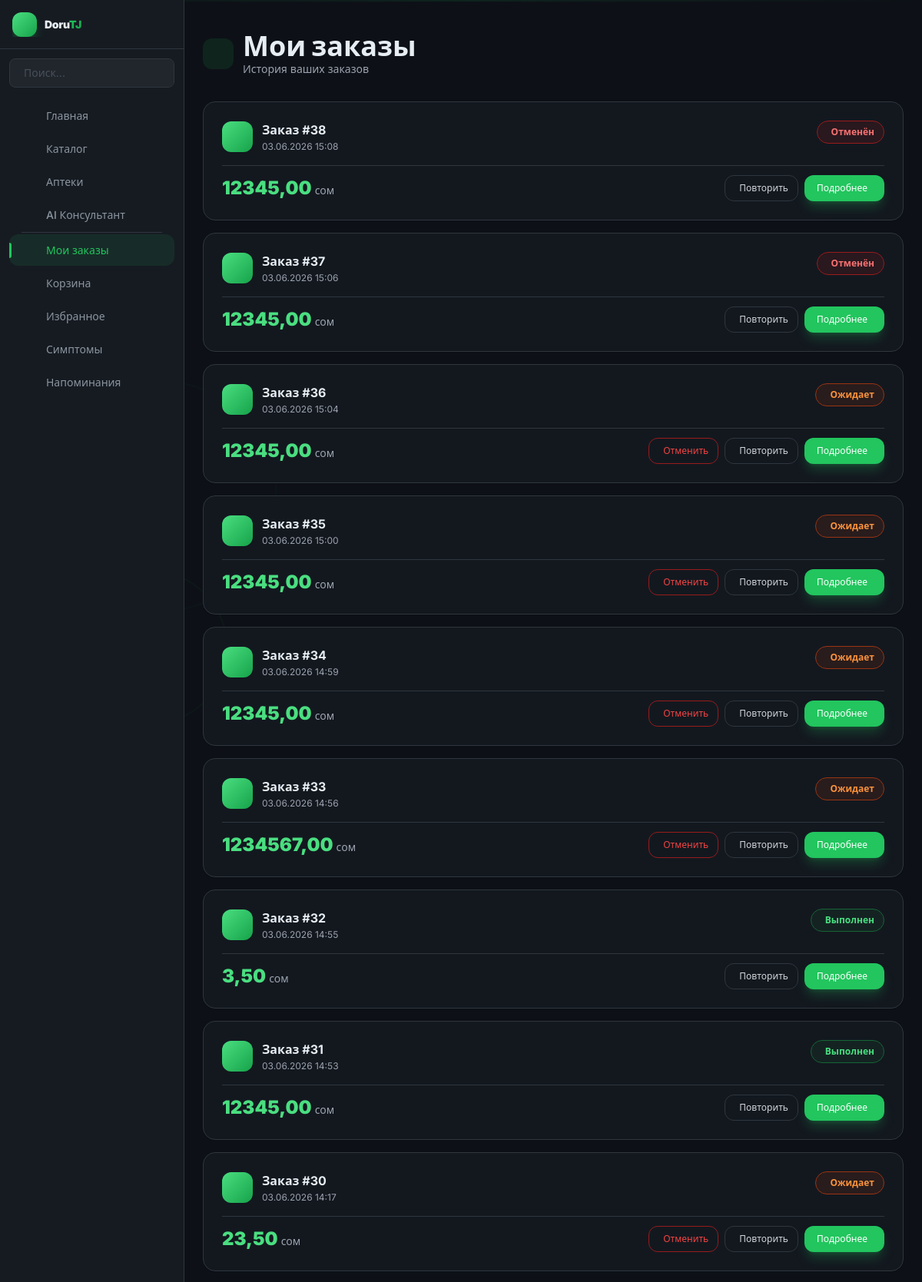
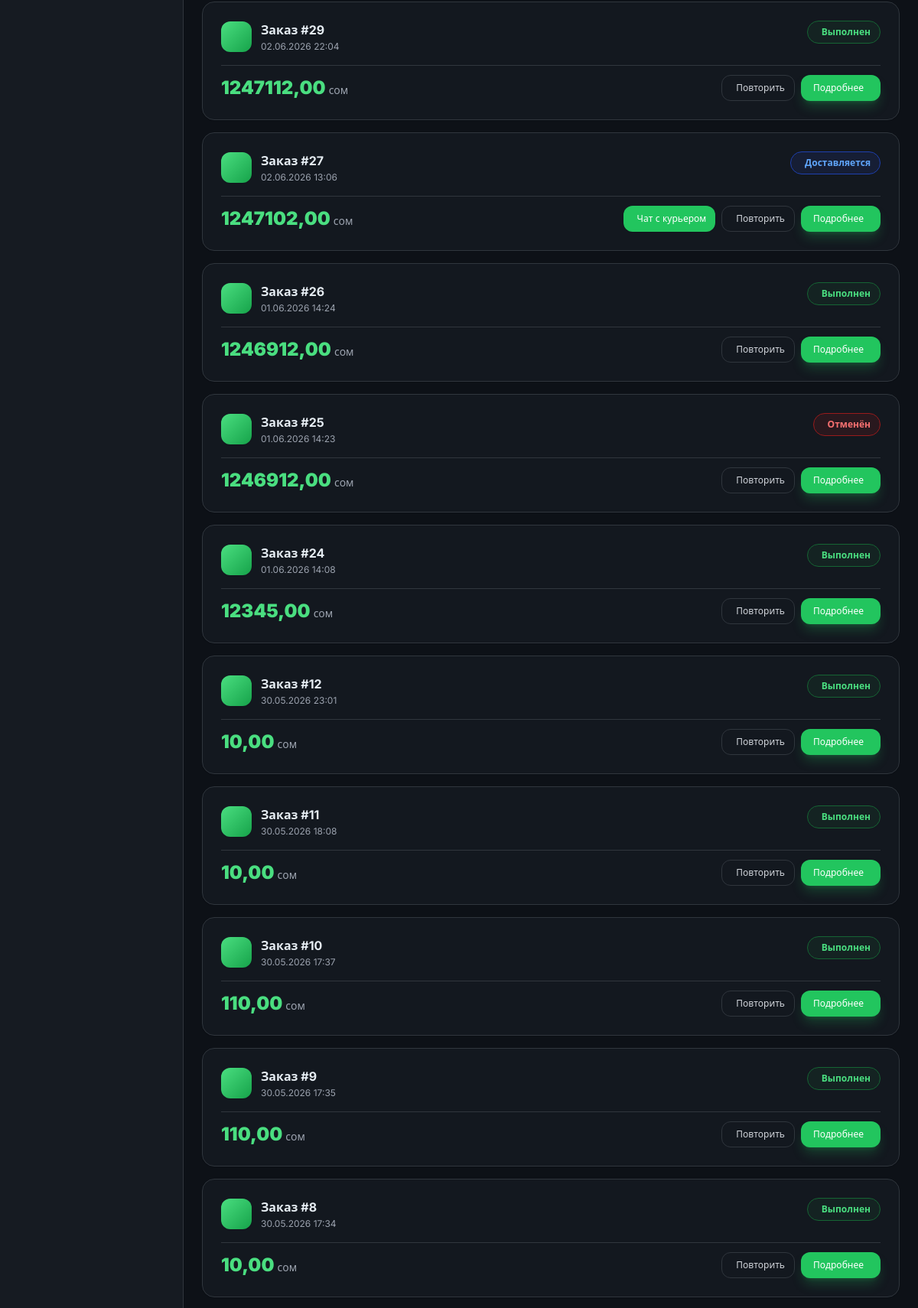
/orders/my-orders/ (signed in, upper part), run on the app's committed database (2 pictures, top to bottom).
### orders/models.py (models this page shows, shortened)
class Order(models.Model):
    STATUS_CHOICES = [
        ('pending', 'Ожидает'),
        ('confirmed', 'Подтверждён'),
        ('delivering', 'Доставляется'),
        ('done', 'Выполнен'),
        ('cancelled', 'Отменён'),
    ]
    PAYMENT_CHOICES = [
        ('cash', 'Наличными'),
        ('card', 'Картой'),
    ]
    user = models.ForeignKey(settings.AUTH_USER_MODEL, on_delete=models.CASCADE)
    address = models.TextField()
    status = models.CharField(max_length=20, choices=STATUS_CHOICES, default='pending')
    total = models.DecimalField(max_digits=10, decimal_places=2)
    prescription = models.ImageField(upload_to='prescriptions/', blank=True, null=True)
    created_at = models.DateTimeField(auto_now_add=True)
    courier_token = models.CharField(max_length=64, blank=True)
    payment_method = models.CharField(
        max_length=10,
        choices=PAYMENT_CHOICES,
        default='cash'
    )

### orders/views.py (the view)
# urls.py: path('my-orders/', views.my_orders, name='my_orders'),
@login_required
def my_orders(request):
    orders = Order.objects.filter(
        user=request.user
    ).order_by('-created_at')
    return render(request, 'my_orders.html', {'orders': orders})

### accounts/backend.py (called while the page is built)
    def get_user(self, user_id):
        try:
            return User.objects.get(pk=user_id)
        except User.DoesNotExist:
            return None

### server/context_processors.py (called while the page is built)
def mobile_nav_items(request):
    if request.user.is_authenticated and not request.user.is_courier and not request.user.is_manager:
        items = [
            {'url': reverse('catalog'), 'icon': 'ti ti-pill', 'label': _('Каталог')},
            {'url': reverse('pharmacy_list'), 'icon': 'ti ti-building-hospital', 'label': _('Аптеки')},
            {'url': reverse('consultant'), 'icon': 'ti ti-robot', 'label': _('AI Консультант')},
            {'url': reverse('my_orders'), 'icon': 'ti ti-package', 'label': _('Заказы')},
            {'url': reverse('favorites'), 'icon': 'ti ti-star', 'label': _('Избранное')},
            {'url': reverse('symptom_search'), 'icon': 'ti ti-stethoscope', 'label': _('Симптомы')},
            {'url': reverse('reminders'), 'icon': 'ti ti-bell-plus', 'label': _('Напоминания')},
        ]
        return {'mobile_nav_items': items}
    return {}

### templates/my_orders.html (shortened to what this page needs)
{% extends 'base.html' %}
{% load i18n %}
{% block content %}
<div class="flex items-center gap-3 mb-8">
  <div class="w-10 h-10 bg-brand-50 dark:bg-brand-900/30 rounded-xl flex items-center justify-center">
  </div>
  <div>
    <h1 class="text-3xl md:text-4xl font-black text-gray-900 dark:text-white">{% trans 'Мои заказы' %}</h1>
    <p class="text-gray-400 text-sm">{% trans 'История ваших заказов' %}</p>
  </div>
</div>
{% for order in orders %}
<div class="bg-white/80 dark:bg-[#161b22]/80 backdrop-blur-sm rounded-2xl border border-gray-200 dark:border-[#30363d] p-5 md:p-6 mb-4 shadow-sm card-lift hover:border-brand-400/30 dark:hover:border-brand-500/30 transition-all">
  <div class="flex items-start justify-between mb-4 gap-3">
    <div class="flex items-center gap-3">
      <div class="w-10 h-10 bg-gradient-to-br from-brand-400 to-brand-600 rounded-xl flex items-center justify-center text-white text-sm font-bold shadow-sm flex-shrink-0">
      </div>
      <div>
        <h3 class="font-bold text-gray-900 dark:text-white">{% trans 'Заказ' %} #{{ order.pk }}</h3>
        <p class="text-gray-400 text-xs mt-0.5">{{ order.created_at|date:"d.m.Y H:i" }}</p>
      </div>
    </div>
    <span class="shrink-0 px-3 py-1.5 rounded-full text-xs font-semibold flex items-center gap-1.5
      {% if order.status == 'done' %}bg-green-50 dark:bg-green-900/20 text-green-700 dark:text-green-400 border border-green-200 dark:border-green-800
      {% elif order.status == 'cancelled' %}bg-red-50 dark:bg-red-900/20 text-red-600 dark:text-red-400 border border-red-200 dark:border-red-800
      {% elif order.status == 'delivering' %}bg-blue-50 dark:bg-blue-900/20 text-blue-700 dark:text-blue-400 border border-blue-200 dark:border-blue-800
      {% else %}bg-orange-50 dark:bg-orange-900/20 text-orange-600 dark:text-orange-400 border border-orange-200 dark:border-orange-800{% endif %}">
      {{ order.get_status_display }}
    </span>
  </div>
  <div class="flex flex-col sm:flex-row sm:items-center sm:justify-between gap-3 pt-3 border-t border-gray-100 dark:border-[#30363d]">
    <div class="flex items-baseline gap-1">
      <span class="text-2xl font-black text-brand-600 dark:text-brand-400">{{ order.total }}</span>
      <span class="text-gray-400 text-sm">{% trans 'сом' %}</span>
    </div>
    <div class="flex flex-wrap gap-2">
      {% if order.status == 'pending' %}
      <a href="{% url 'cancel_order' order.pk %}"
         class="flex items-center gap-1.5 text-xs text-red-500 border border-red-200 dark:border-red-800 px-3 py-2 rounded-xl hover:bg-red-50 dark:hover:bg-red-900/20 btn-press transition-all">
        {% trans 'Отменить' %}
      </a>
      {% endif %}
      {% if order.status == 'delivering' %}
      <a href="{% url 'delivery_chat' order.pk %}"
         class="flex items-center gap-1.5 text-xs bg-brand-500 text-white px-3 py-2 rounded-xl hover:bg-brand-600 btn-press transition-all shadow-sm">
        {% trans 'Чат с курьером' %}
      </a>
      {% endif %}
      <a href="{% url 'repeat_order' order.pk %}"
         class="flex items-center gap-1.5 text-xs text-gray-600 dark:text-gray-300 border border-gray-200 dark:border-[#30363d] px-3 py-2 rounded-xl hover:border-brand-400 dark:hover:border-brand-500 hover:text-brand-600 dark:hover:text-brand-400 btn-press transition-all">
        {% trans 'Повторить' %}
      </a>
      <a href="{% url 'order_detail' order.pk %}"
         class="flex items-center gap-1.5 text-xs bg-brand-500 hover:bg-brand-600 text-white px-4 py-2 rounded-xl btn-press transition-all shadow-lg shadow-brand-500/25">
        {% trans 'Подробнее' %}
      </a>
    </div>
  </div>
</div>
{% endfor %}
{% endblock %}

### templates/base.html (style rules this page uses)
*,*::before,*::after { box-sizing:border-box }
html { font-family:'Inter',system-ui,sans-serif }
html.dark body { background:#0d1117!important;color:#e6edf3!important }
html.dark .border-gray-100,html.dark .border-gray-200 { border-color:#30363d!important }
html.dark .text-gray-900 { color:#e6edf3!important }
.card-lift { transition:transform .25s cubic-bezier(.16,1,.3,1),box-shadow .25s ease }

### data on the page
Order: pk "38", created_at "03.06.2026 15:08", status "Отменён", total "12345,00"
Order: pk "37", created_at "03.06.2026 15:06", status "Отменён", total "12345,00"
Order: pk "36", created_at "03.06.2026 15:04", status "Ожидает", total "12345,00"
Order: pk "35", created_at "03.06.2026 15:00", status "Ожидает", total "12345,00"
Order: pk "34", created_at "03.06.2026 14:59", status "Ожидает", total "12345,00"
Order: pk "33", created_at "03.06.2026 14:56", status "Ожидает", total "1234567,00"
Order: pk "32", created_at "03.06.2026 14:55", status "Выполнен", total "3,50"
Order: pk "31", created_at "03.06.2026 14:53", status "Выполнен", total "12345,00"
Order: pk "30", created_at "03.06.2026 14:17", status "Ожидает", total "23,50"
Order: pk "29", created_at "02.06.2026 22:04", status "Выполнен", total "1247112,00"
Order: pk "27", created_at "02.06.2026 13:06", status "Доставляется", total "1247102,00"
Order: pk "26", created_at "01.06.2026 14:24", status "Выполнен", total "1246912,00"
Order: pk "25", created_at "01.06.2026 14:23", status "Отменён", total "1246912,00"
Order: pk "24", created_at "01.06.2026 14:08", status "Выполнен", total "12345,00"
Order: pk "12", created_at "30.05.2026 23:01", status "Выполнен", total "10,00"
Order: pk "11", created_at "30.05.2026 18:08", status "Выполнен", total "10,00"
Order: pk "10", created_at "30.05.2026 17:37", status "Выполнен", total "110,00"
Order: pk "9", created_at "30.05.2026 17:35", status "Выполнен", total "110,00"
Order: pk "8", created_at "30.05.2026 17:34", status "Выполнен", total "10,00"
